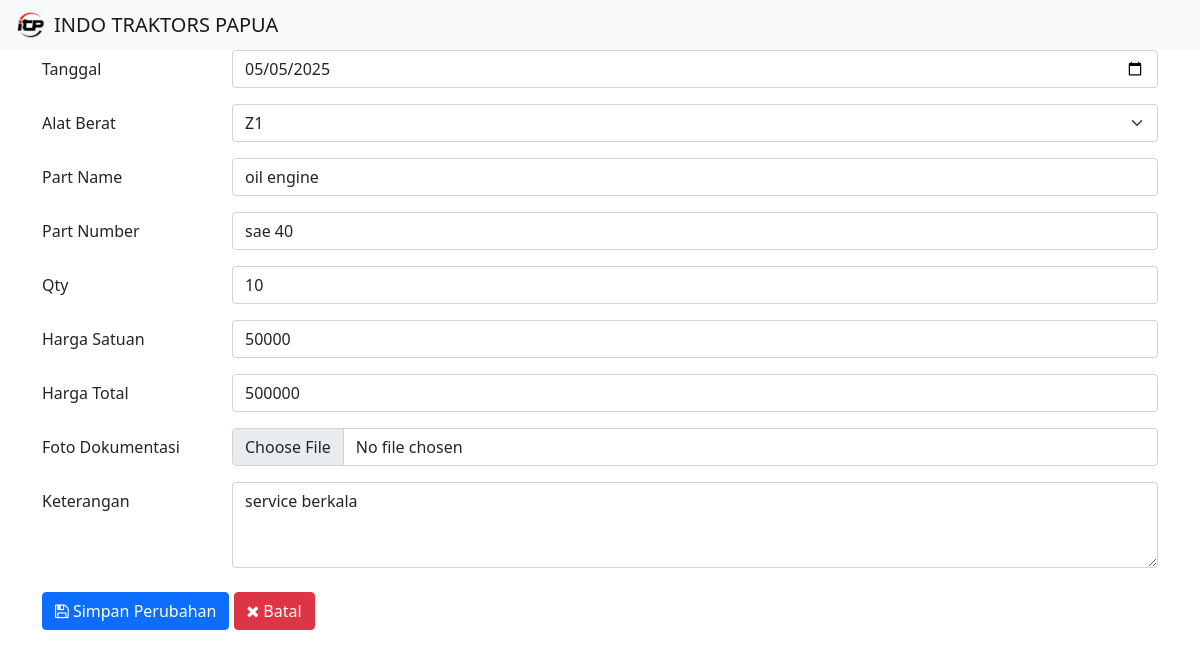
Page /kelola.php?ubah=1 on the committed database.
### tables this page shows
CREATE TABLE `tb_laporan_unit` (
  `no` int(11) NOT NULL,
  `tanggal` date NOT NULL,
  `alat_berat` varchar(50) NOT NULL,
  `part_name` varchar(50) NOT NULL,
  `part_number` varchar(50) NOT NULL,
  `qty` int(11) NOT NULL,
  `harga_satuan` int(8) NOT NULL,
  `harga_total` int(8) NOT NULL,
  `keterangan` varchar(100) NOT NULL,
  `foto_dokumentasi` varchar(100) NOT NULL
);

### kelola.php (the view, shortened to what this page needs)
<!DOCTYPE html>
<?php
	include 'koneksi.php';
	$tanggal		= '';
	$alat_berat		= '';
	$part_name		= '';
	$part_number	= '';
	$qty			= '';
	$harga_satuan	= '';
	$harga_total	= '';
	$keterangan		= '';
	if(isset($_GET['ubah'])){
		$no = $_GET['ubah'];
		$query = "SELECT * FROM tb_laporan_unit WHERE no = '$no';";
		$sql = mysqli_query($conn, $query);
		$result = mysqli_fetch_assoc($sql);
		$tanggal		= $result['tanggal'];
		$alat_berat		= $result['alat_berat'];
		$part_name		= $result['part_name'];
		$part_number	= $result['part_number'];
		$qty			= $result['qty'];
		$harga_satuan	= $result['harga_satuan'];
		$harga_total	= $result['harga_total'];
		$keterangan		= $result['keterangan'];
	}
?>
<html>
<head>
	<link href="css/bootstrap.min.css" rel="stylesheet">
	<link rel="stylesheet" href="fontawesome/css/font-awesome.min.css">
</head>
<body>
    <nav class="navbar navbar-light bg-light">
      <div class="d-flex align-items-center ps-3">
        <img src="img/Logo/ITP_LOGO.png" width="30" height="30" alt="Logo" class="me-2">
        <span class="navbar-brand mb-0 h1">INDO TRAKTORS PAPUA</span>
      </div>
    </nav>
	<div class="container">
		<form method="POST" action="proses.php" enctype="multipart/form-data">
			<div class="mb-3 row">
			    <label for="tanggal" class="col-sm-2 col-form-label">
			    Tanggal</label>
			    <div class="col-sm-10">
			      <input required type="date" name="tanggal" id="tanggal" class="form-control" value="<?php echo $tanggal; ?>">
				</div>
	  		</div>
	  		<div class="mb-3 row">
			    <label for="alat_berat" class="col-sm-2 col-form-label">
			    Alat Berat</label>
			    <div class="col-sm-10">
			    	<select required id="alat_berat" name="alat_berat" class="form-select">
					  <option value="Z1" <?php if($alat_berat == 'Z1'){echo "selected";} ?>>Z1</option>
					</select>
				</div>
	  		</div>
	  		<div class="mb-3 row">
			    <label for="part_name" class="col-sm-2 col-form-label">
			    Part Name</label>
			    <div class="col-sm-10">
			      <input required type="part_name" name="part_name" class="form-control" id="part_name" placeholder="Ex: Oil Engine" value="<?php echo $part_name; ?>">
				</div>
	  		</div>
	  		<div class="mb-3 row">
			    <label for="part_number" class="col-sm-2 col-form-label">
			    Part Number</label>
			    <div class="col-sm-10">
			      <input required type="part_number" name="part_number" class="form-control" id="part_number" placeholder="Ex: sae 40" value="<?php echo $part_number; ?>">
				</div>
	  		</div>
	  		<div class="mb-3 row">
			    <label for="qty" class="col-sm-2 col-form-label">
			    Qty</label>
			    <div class="col-sm-10">
			      <input required type="qty" name="qty" class="form-control" id="qty" placeholder="Ex: 10" value="<?php echo $qty; ?>">
				</div>
	  		</div>
	  		<div class="mb-3 row">
			    <label for="harga_satuan" class="col-sm-2 col-form-label">
			    Harga Satuan</label>
			    <div class="col-sm-10">
			      <input required type="harga_satuan" name="harga_satuan" class="form-control" id="harga_satuan" placeholder="Ex: 100000" value="<?php echo $harga_satuan; ?>">
				</div>
	  		</div>
	  		<div class="mb-3 row">
			    <label for="harga_total" class="col-sm-2 col-form-label">
			    Harga Total</label>
			    <div class="col-sm-10">
			      <input required type="harga_total" name="harga_total" class="form-control" id="harga_total" placeholder="Ex: 1000000" value="<?php echo $harga_total; ?>">
				</div>
	  		</div>
	  		<div class="mb-3 row">
			    <label for="foto" class="col-sm-2 col-form-label">
			    Foto Dokumentasi</label>
			    <div class="col-sm-10">
			      <input <?php if (!isset($_GET['ubah'])) { echo "required";} ?> class="form-control" type="file" name="foto_dokumentasi" id="foto_dokumentasi" accept="image/*">
				</div>
	  		</div>
	  		<div class="mb-3 row">
			    <label for="keterangan" class="col-sm-2 col-form-label">
			    Keterangan</label>
			    <div class="col-sm-10">
			  		<textarea required class="form-control" id="keterangan" name="keterangan" rows="3"><?php echo $keterangan; ?></textarea>
				</div>
	  		</div>
	  		<div class="mb-3 row mt-4">
	  			<div class="col">
	  				<?php
	  					if(isset($_GET['ubah'])){
	  				?>
		  				<button type="submit" name="aksi" value="edit" class="btn btn-primary">
		  					<i class="fa fa-floppy-o" aria-hidden="true"></i>
		  					Simpan Perubahan
		  				</button>
		  			<?php
		  				}
		  				$role = $_SESSION['role'] ?? '';
					    if ($role == 'admin') {
					        $batal_link = 'dashboard_admin.php#1';
					    } elseif ($role == 'mekanik') {
					        $batal_link = 'dashboard_mekanik.php#1';
					    } elseif ($role == 'manager') {
					        $batal_link = 'dashboard_manager.php#1';
					    } else {
					        $batal_link = 'masuk.php';
					    }
		  			?>
	  					<a href="<?= $batal_link ?>" type="button" class="btn btn-danger">
	  					<i class="fa fa-times" aria-hidden="true"></i>
	  				Batal
	  				</a>
	  			</div>
	  		</div>
		</form>
	</div>
</body>
</html>

### rows in the picture
tb_laporan_unit: tanggal "05/05/2025", alat_berat "Z1", part_name "oil engine", part_number "sae 40", qty "10", harga_satuan "50000", harga_total "500000", keterangan "service berkala"
